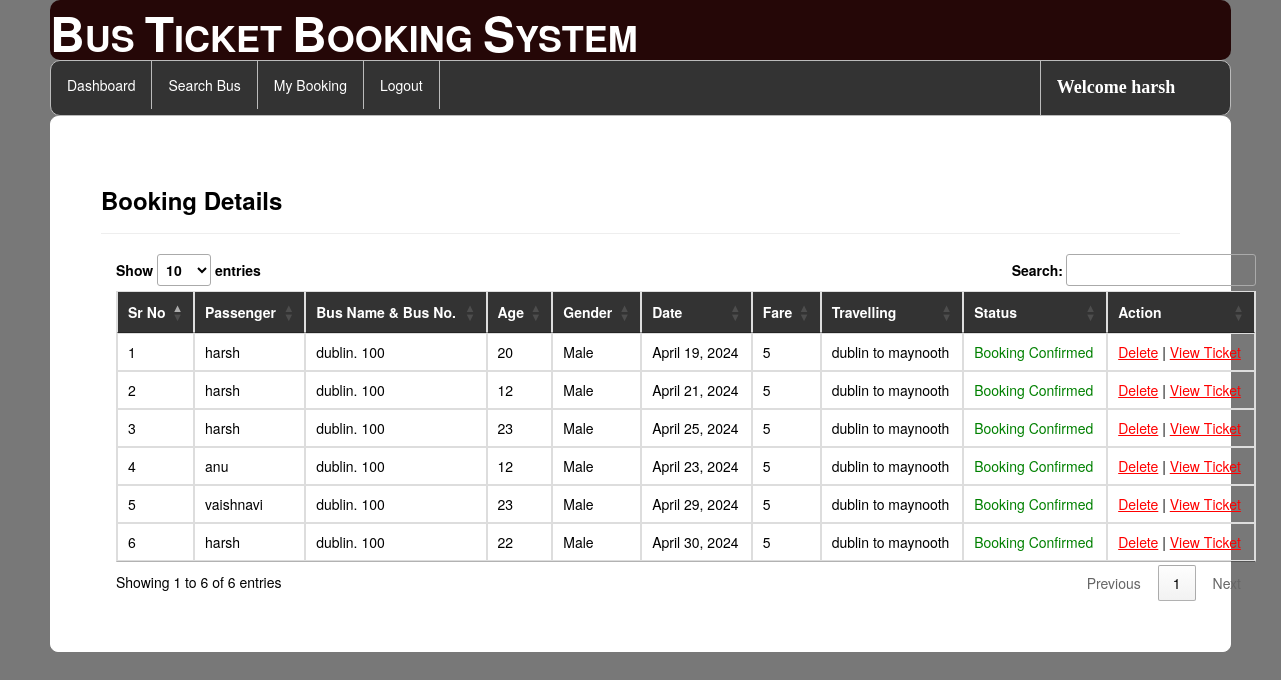
/my_booking/ (signed in), run on the app's committed database.
### bus/models.py (models this page shows, shortened)
class Passenger(models.Model):
    user = models.ForeignKey(Register,on_delete=models.CASCADE,null=True)
    bus = models.ForeignKey(Add_Bus,on_delete=models.CASCADE,null=True)
    name = models.CharField(max_length=100,null=True)
    age = models.IntegerField(null=True)
    gender = models.CharField(max_length=30,null=True)
    route=models.CharField(max_length=100,null=True)
    status = models.CharField(max_length=30,null=True)
    date1 = models.DateField(null=True)
    fare = models.IntegerField(null=True)

class Add_Bus(models.Model):
    busname = models.CharField(max_length=30,null=True)
    bus_no = models.IntegerField(null=True)
    from_city = models.CharField(max_length=30,null=True)
    to_city = models.CharField(max_length=30,null=True)
    departuretime=models.CharField(max_length=30,null=True)
    arrivaltime=models.CharField(max_length=30,null=True)
    trevaltime=models.CharField(max_length=100,null=True)
    distance=models.IntegerField(null=True)
    img=models.FileField(null=True)

### bus/views.py (the view)
# urls.py: path('my_booking/',my_booking,name="my_booking"),
def my_booking(request):
    if not request.user.is_authenticated:
        return redirect('login')
    user2 = User.objects.filter(username=request.user.username).get()
    user1 = Register.objects.filter(user=user2).get()
    pro = Passenger.objects.filter(user=user1)
    book = Book_ticket.objects.filter(user=user1)
    d = {'user':user1,'pro':pro,'book':book}
    return render(request,'my_booking.html',d)

### bus/templates/my_booking.html (shortened to what this page needs)
{% extends 'navigation2.html' %}
{% load static %}
{% block b %}
<div style="color:Black;border:1px solid white;border-radius:8px;background-color:white;padding:50px">
        <h3><strong>Booking Details</strong></h3><hr>
<div class="container">
<table class="table table-bordered" id="myTable">
  <thead style="color:white;background-color:#333">
  <tr>
    <th>Sr No</th>
    <th>Passenger</th>
      <th>Bus Name & Bus No.</th>
      <th> Age</th>
    <th>Gender</th>
    <th>Date</th>
       <th>Fare</th>
       <th>Travelling</th>
       <th>Status</th>
    <th>Action</th>
  </tr>
  </thead>
   <tbody>
    {% for i in pro %}
  <tr>
    <td>{{forloop.counter}}</td>
    <td>{{i.name}}</td>
    <td>{{i.bus.busname}}. {{i.bus.bus_no}}</td>
      <td>{{i.age}}</td>
      <td>{{i.gender}}</td>
      <td>{{i.date1}}</td>
      <td>{{i.fare}}</td>
      <td>{{i.route}}</td>
      {% if i.status == 'set' %}
      <td style="color:green">Booking Confirmed</td>
      {% else %}
      <td style="color:red">No Transaction</td>
      {% endif %}
    <td><a href="{% url 'delte_my_booking' i.id %}" style="color:red"><u>Delete</u></a>
    | <a href="{% url 'view_ticket' i.id %}" style="color:red"><u>View&nbsp;Ticket</u></a>
    </td>
  </tr>
    {% endfor %}
    </tbody>
</table>
 </div>
</div>
{% endblock %}

### bus/templates/navigation2.html (shortened to what this page needs)
{% extends 'head.html' %}
{% load static %}
{% block body %}
<link rel = stylesheet href = "//cdn.datatables.net/1.10.19/css/jquery.dataTables.min.css">
<ul class="id2">
  <li id="id1"><a href="{% url 'dashboard' %}">Dashboard</a></li>
  <li id="id1"><a href="{% url 'search_bus' %}">Search Bus</a></li>
  <li id="id1"><a href="{% url 'my_booking' %}">My Booking</a></li>
  <li id="id1"><a href="{% url 'log_out' %}">Logout</a></li>
    <li id="id2" style="margin-left:600px"><a href="" style="color:white"><strong style="font-size:18px;font-family:cursive">Welcome {{request.user.username}}</strong></a></li>
</ul>
{% block b %}
{% endblock %}
{% endblock %}

### bus/templates/navigation2.html (style rules this page uses)
.id2 { list-style-type: none; margin: 0; padding: 0; overflow: hidden; background-color: #333; border-radius:10px; border:1px solid #bbb; }
#id1 { float: left; border-right:1px solid #bbb; }
#id2 { float: left; border-left:1px solid #bbb; }
li:last-child { border-right: none; }
li a { display: block; color: white; text-align: center; padding: 14px 16px; text-decoration: none; }

### data on the page
Passenger: name "harsh", bus.busname "dublin", bus.bus_no "100", age "20", gender "Male", date1 "April 19, 2024", fare "5", route "dublin to maynooth", status "Booking Confirmed"
Passenger: name "harsh", bus.busname "dublin", bus.bus_no "100", age "12", gender "Male", date1 "April 21, 2024", fare "5", route "dublin to maynooth", status "Booking Confirmed"
Passenger: name "harsh", bus.busname "dublin", bus.bus_no "100", age "23", gender "Male", date1 "April 25, 2024", fare "5", route "dublin to maynooth", status "Booking Confirmed"
Passenger: name "anu", bus.busname "dublin", bus.bus_no "100", age "12", gender "Male", date1 "April 23, 2024", fare "5", route "dublin to maynooth", status "Booking Confirmed"
Passenger: name "vaishnavi", bus.busname "dublin", bus.bus_no "100", age "23", gender "Male", date1 "April 29, 2024", fare "5", route "dublin to maynooth", status "Booking Confirmed"
Passenger: name "harsh", bus.busname "dublin", bus.bus_no "100", age "22", gender "Male", date1 "April 30, 2024", fare "5", route "dublin to maynooth", status "Booking Confirmed"

### other printed values
{{ request.user.username }} "harsh"
